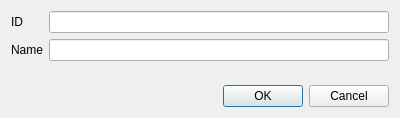
<?xml version="1.0" encoding="UTF-8"?>
<ui version="4.0">
 <class>PrefixEditor</class>
 <widget class="QDialog" name="PrefixEditor">
  <property name="geometry">
   <rect>
    <x>0</x>
    <y>0</y>
    <width>400</width>
    <height>118</height>
   </rect>
  </property>
  <property name="windowTitle">
   <string>Dialog</string>
  </property>
  <layout class="QVBoxLayout" name="verticalLayout">
   <item>
    <layout class="QFormLayout" name="formLayout">
     <item row="0" column="0">
      <widget class="QLabel" name="iDLabel">
       <property name="text">
        <string>ID</string>
       </property>
      </widget>
     </item>
     <item row="1" column="0">
      <widget class="QLabel" name="nameLabel">
       <property name="text">
        <string>Name</string>
       </property>
      </widget>
     </item>
     <item row="1" column="1">
      <widget class="QLineEdit" name="name"/>
     </item>
     <item row="0" column="1">
      <widget class="QLineEdit" name="id"/>
     </item>
    </layout>
   </item>
   <item>
    <widget class="QDialogButtonBox" name="buttonBox">
     <property name="orientation">
      <enum>Qt::Horizontal</enum>
     </property>
     <property name="standardButtons">
      <set>QDialogButtonBox::Cancel|QDialogButtonBox::Ok</set>
     </property>
    </widget>
   </item>
  </layout>
 </widget>
 <resources/>
 <connections>
  <connection>
   <sender>buttonBox</sender>
   <signal>accepted()</signal>
   <receiver>PrefixEditor</receiver>
   <slot>accept()</slot>
   <hints>
    <hint type="sourcelabel">
     <x>248</x>
     <y>254</y>
    </hint>
    <hint type="destinationlabel">
     <x>157</x>
     <y>274</y>
    </hint>
   </hints>
  </connection>
  <connection>
   <sender>buttonBox</sender>
   <signal>rejected()</signal>
   <receiver>PrefixEditor</receiver>
   <slot>reject()</slot>
   <hints>
    <hint type="sourcelabel">
     <x>316</x>
     <y>260</y>
    </hint>
    <hint type="destinationlabel">
     <x>286</x>
     <y>274</y>
    </hint>
   </hints>
  </connection>
 </connections>
</ui>
